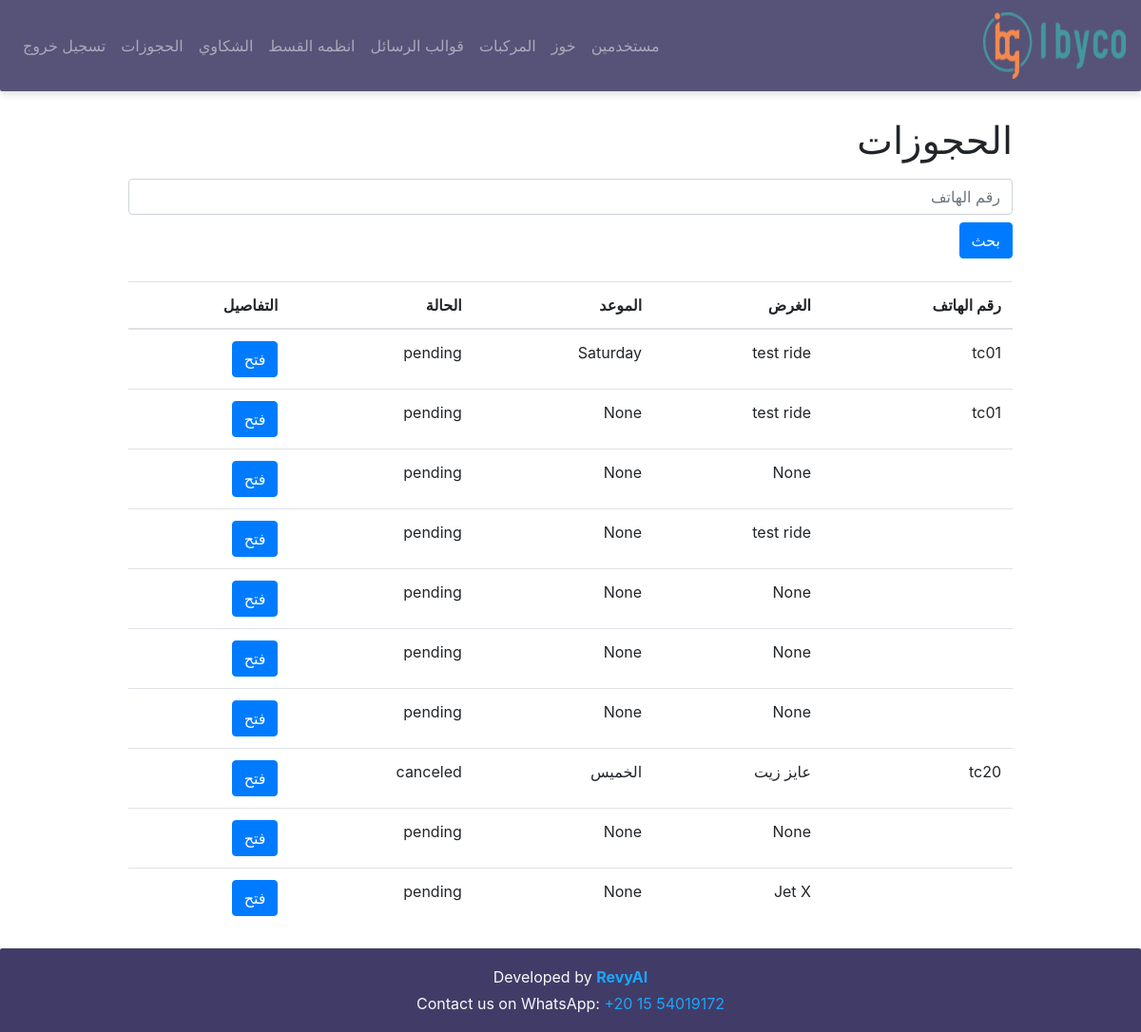
/bookings (signed in), run on an earlier commit of the app's database.
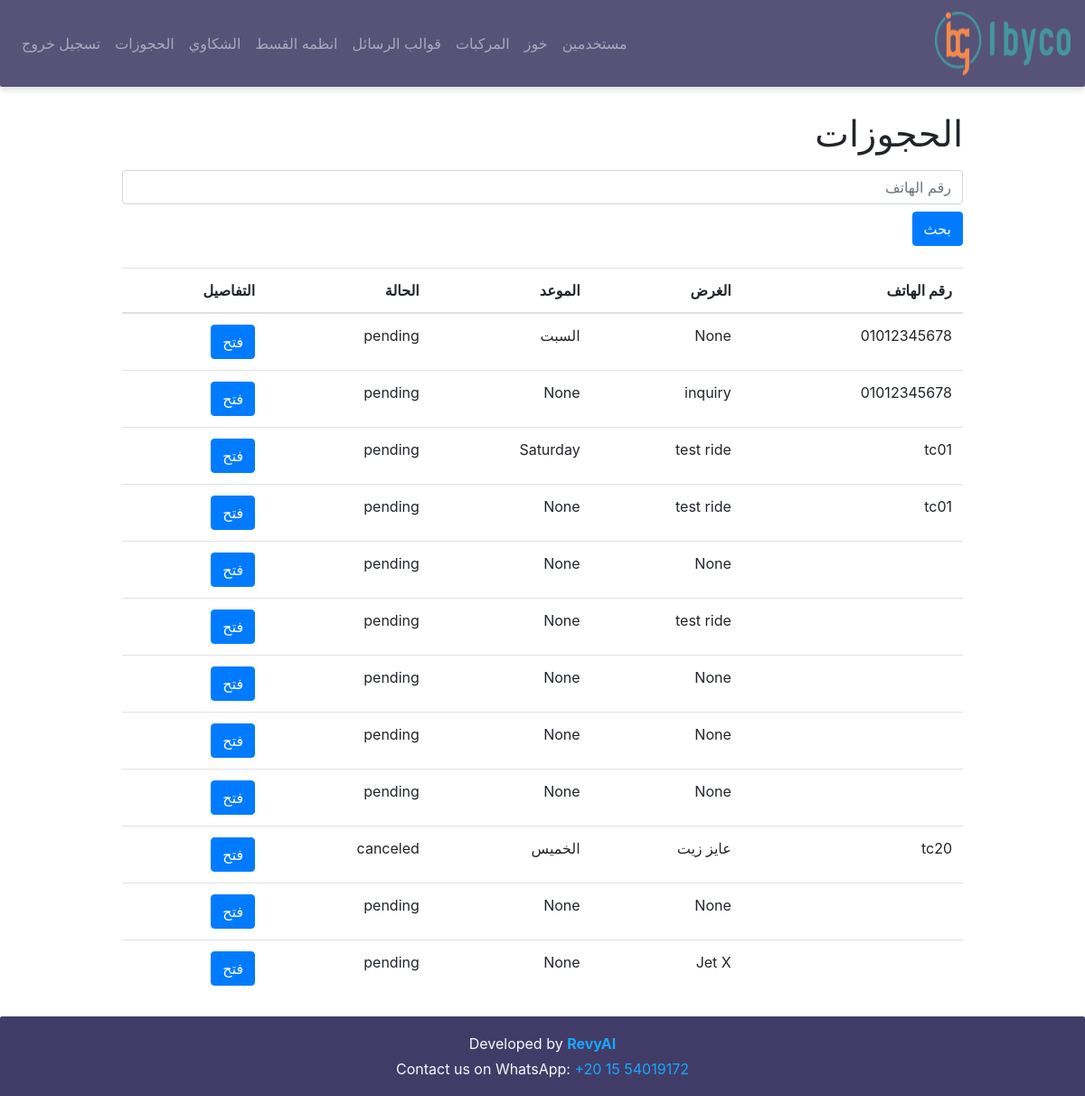
And on a later commit of the database.
### models/models.py (models this page shows)
class Booking(db.Model):
    __tablename__ = "bookings"
    id = db.Column(db.Integer, primary_key=True)
    client_id = db.Column(db.Integer, db.ForeignKey("clients.id"))
    purpose = db.Column(db.Text)
    date = db.Column(db.String(100))
    status = db.Column(db.String(50), default="pending")
    created_at = db.Column(db.DateTime, default=lambda: datetime.now(timezone.utc))

class Client(db.Model):
    __tablename__ = "clients"
    id = db.Column(db.Integer, primary_key=True)
    phone_number = db.Column(db.String(30), unique=True, nullable=False)
    chat_summary = db.Column(db.Text) # this col to keep the history
    last_user_reply = db.Column(db.Text) # the current message
    last_bot_reply = db.Column(db.Text) # this col to enhance the context
    last_bot_reply_type = db.Column(db.String(50)) # this col to classify the message is followup or retarget or normal reply
    last_user_message_at = db.Column(db.DateTime) # this col to detect the users dosent reply
    last_bot_message_at = db.Column(db.DateTime) # this col to avoid spamming
    info = db.Column(db.Text) # this col for info about products the client bought (it will be fill by human )
    has_purchased = db.Column(db.Boolean, default=False) # this col to know the client bought or not (it will be fill by human )
    purchase_date = db.Column(db.DateTime) # this col we use in followup schadualing
    is_active = db.Column(db.Boolean, default=True) # this col help with users dont need to send any message
    created_at = db.Column(db.DateTime, default=lambda: datetime.now(timezone.utc)) # this col will help us on analysis
    followups = db.relationship("FollowUp", backref="client", lazy=True)
    complaints = db.relationship("Complaint", backref="client", lazy=True)
    Bookings = db.relationship("Booking", backref="client", lazy=True)

### app.py (the view)
@app.route("/bookings", methods=["GET", "POST"])
@login_required
def bookings():
    phone = None
    if request.method == "POST":
        phone = request.form.get("phone")
    bookings = BookingServices.get_bookings_by_phone(phone)
    return render_template(
        "bookings.html",
        bookings=bookings,
        phone=phone
    )

### app.py (called while the page is built)
@login_manager.user_loader
def load_user(user_id):
    return Users.query.get(int(user_id))

### dashboard_services/booking_services.py (called while the page is built)
    @staticmethod
    def get_bookings_by_phone(phone=None):
        if not phone:
            return Booking.query.order_by(Booking.created_at.desc()).all()
        client = Client.query.filter_by(phone_number=phone).first()
        if not client:
            return []
        return Booking.query.filter_by(client_id=client.id).order_by(Booking.created_at.desc()).all()

### templates/bookings.html (shortened to what this page needs)
{% extends 'base.html' %}
{% block content %}
<h1 class="mt-4">الحجوزات</h1>
<form method="post" class="mt-3 mb-3">
<input
class="form-control"
type="text"
name="phone"
placeholder="رقم الهاتف"
value="{{ phone if phone }}"
>
<button class="btn btn-primary mt-2">
بحث
</button>
</form>
<table class="table mt-4">
<thead>
<tr>
<th>رقم الهاتف</th>
<th>الغرض</th>
<th>الموعد</th>
<th>الحالة</th>
<th>التفاصيل</th>
</tr>
</thead>
<tbody>
{% for booking in bookings %}
<tr>
<td>{{ booking.client.phone_number }}</td>
<td>{{ booking.purpose }}</td>
<td>{{ booking.date }}</td>
<td>{{ booking.status }}</td>
<td>
<a
class="btn btn-primary"
href="{{ url_for('booking_details', booking_id=booking.id) }}"
>
فتح
</a>
</td>
</tr>
{% endfor %}
</tbody>
</table>
{% endblock %}

### templates/base.html (shortened to what this page needs)
<!DOCTYPE html>
<html lang="ar" dir="rtl">
<head>
    <link rel="stylesheet" href="{{ url_for('static', filename='css/bootstrap.min.css') }}">
</head>
<body>
<nav class="navbar navbar-expand-md navbar-dark bg-dark fixed-top">
    <a class="navbar-brand" href="#"><img src="{{ url_for('static', filename='images/logo-150x58.png') }}" alt="Dental Clinic" width="150" height="70"></a>
    <div class="collapse navbar-collapse" id="navbarNav">
        <ul class="navbar-nav ml-auto">
            {% if current_user.is_authenticated %}
                <li class="nav-item">
                    <a class="nav-link" href="{{ url_for('users') }}">مستخدمين</a>
                </li>
                <li class="nav-item">
                    <a class="nav-link" href="{{ url_for('helmets') }}">خوز</a>
                </li>
                <li class="nav-item">
                    <a class="nav-link" href="{{ url_for('motors') }}">المركبات</a>
                </li>
                <li class="nav-item">
                    <a class="nav-link" href="{{ url_for('followup_templates') }}">قوالب الرسائل</a>
                </li>
                <li class="nav-item">
                    <a class="nav-link" href="{{ url_for('instalments') }}">انظمه القسط</a>
                </li>
                <li class="nav-item">
                    <a class="nav-link" href="{{ url_for('complaints') }}">الشكاوي</a>
                </li>
                <li class="nav-item">
                    <a class="nav-link" href="{{ url_for('bookings') }}">الحجوزات</a>
                </li>
            {% endif %}
            {% if current_user.is_authenticated %}
                <li class="nav-item">
                    <a class="nav-link" href="{{ url_for('logout') }}">تسجيل خروج</a>
                </li>
            {% else %}
                <li class="nav-item">
                    <a class="nav-link" href="{{ url_for('index') }}">تسجيل دخول</a>
                </li>
            {% endif %}
        </ul>
    </div>
</nav>
<div class="container content" style="padding-top: 100px">
    {% with messages = get_flashed_messages(with_categories=true) %}
        <div class="alert-container" style="padding-top: 100px">
        </div>
    {% endwith %}
    {% block content %}{% endblock %}
</div>
<footer class="footer bg-dark text-light">
    <div class="container text-center py-2">
        <p class="mb-1">Developed by <strong><a  target="_blank" href="https://revyai.tech/">RevyAI</a></strong></p>
        <p class="mb-0">Contact us on WhatsApp:
            <a href="https://wa.me/201554019172"   target="_blank">
                +20 15 54019172
            </a>
        </p>    </div>
</footer>
</body>
</html>

### templates/base.html (style rules this page uses)
html, body { height: 100%; margin: 0; display: flex; flex-direction: column; }
.container { max-width: 960px; margin: 0 auto; padding-top: 100px; }
.content { flex: 1; }
.alert-container { position: fixed; top: 0; right: 0; left: 0; z-index: 1000; text-align: center; padding: 10px; }
.navbar { opacity: 0.8; background-color: #2D2757 !important; box-shadow: 0 4px 6px rgba(0, 0, 0, .15); border-radius: 0px 0px 2px 2px; }
.footer { opacity: 0.9; background-color: #2D2757 !important; box-shadow: 0 4px 6px rgba(0, 0, 0, .15); border-radius: 2px 2px 0 0; padding: 10px 0; text-align: center; margin-top: 6px; min-width: 100% !important; }
.footer a { color: #009dff; text-decoration: none; }

What changed in the data, as far as the page shows it:
added Booking: client.phone_number "01012345678", purpose "None", date "السبت", status "pending"
added Booking: client.phone_number "01012345678", purpose "inquiry", date "None", status "pending"
